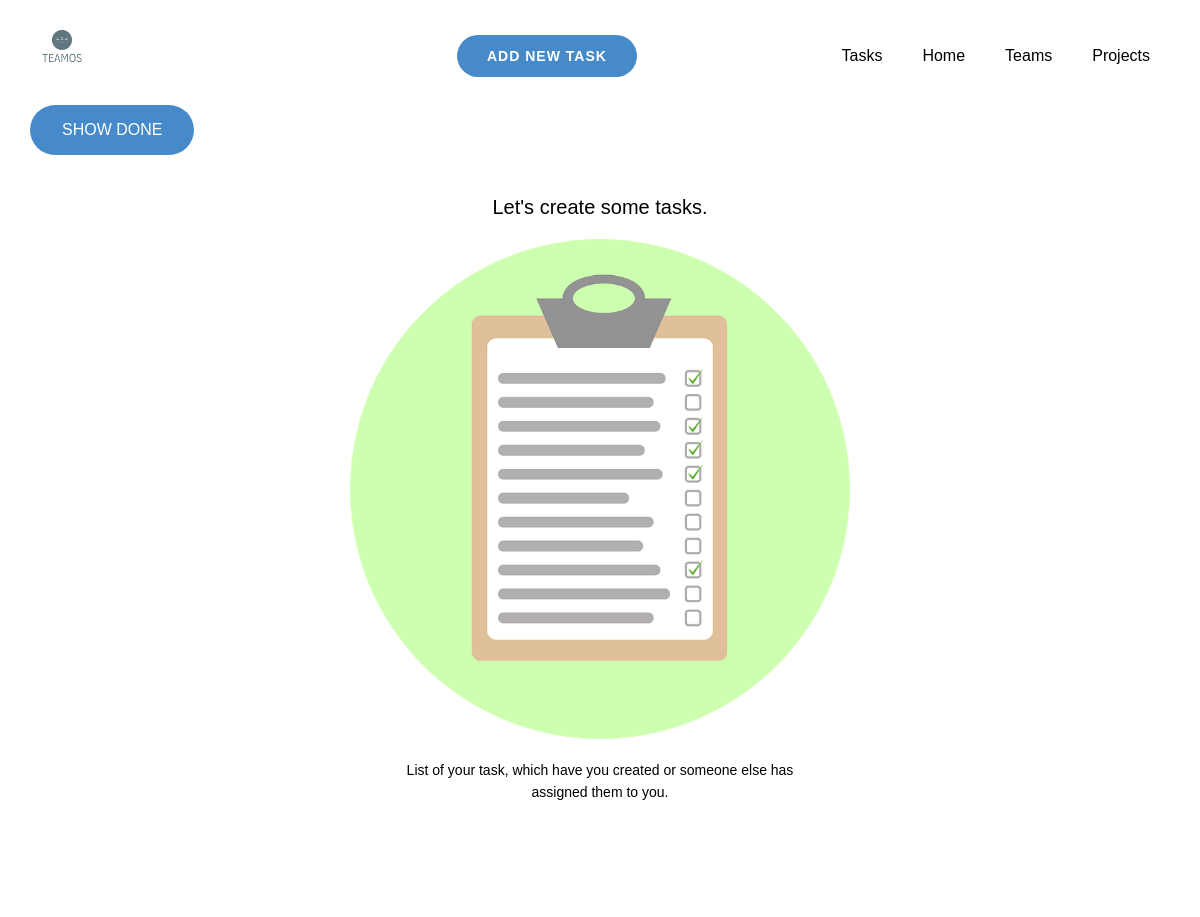
The page /to_do_list/ (signed in) on the database as committed earlier.
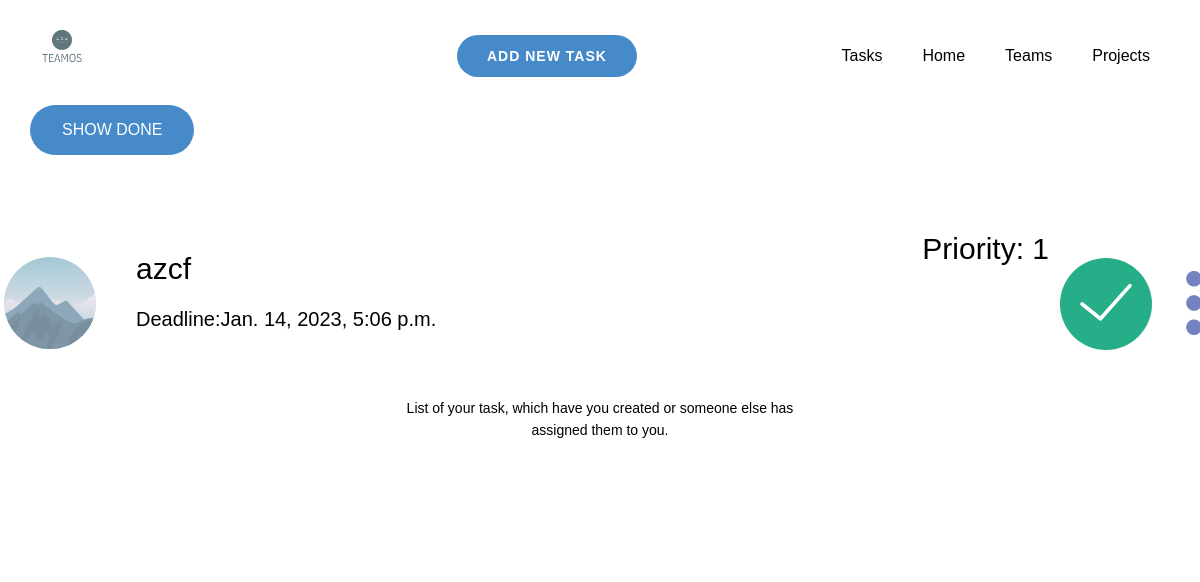
The same page on the database as committed later.
### to_do_list/models.py (models this page shows, shortened)
class Task(models.Model):
    project= models.CharField(max_length=200)
    name = models.CharField(max_length=200)
    description = models.TextField(null=True, blank=True)
    done = models.BooleanField(default=False)
    deadline = models.DateField(default=timezone.now, null=True)
    priority = models.IntegerField()
    class Meta:
         ordering = ['priority']

### to_do_list/views.py (the view)
# urls.py: path('', views.tasklist, name='tasklist'),
@login_required(login_url='login')
def tasklist(request):
    data = Task.objects.filter(done=False)
    print(data)
    return render(request, 'to_do_list/task_list.html', {'data': data})

### templates/to_do_list/task_list.html (shortened to what this page needs)
<!DOCTYPE html>
<html style="font-size: 16px;" lang="en"><head>
    {% load static %}
    <link rel="stylesheet"  href="{% static 'to_do_list/nicepage.css' %}" media="screen">
<link rel="stylesheet" href="{% static 'to_do_list/Page-1.css' %}" media="screen">
  </head>
  <body class="u-body u-xl-mode" data-lang="en"><header class="u-clearfix u-header u-header" id="sec-1255"><div class="u-clearfix u-sheet u-sheet-1">
        <a href="{% url 'home' %}"  class="u-image u-logo u-image-1">
          <img src="{% static 'to_do_list/images/teamos_logo.png'%}" class="u-logo-image u-logo-image-1">
        </a>
        <nav class="u-menu u-menu-dropdown u-offcanvas u-menu-1">
          <div class="u-nav-container">
             <ul class="u-nav u-unstyled u-nav-1"><li class="u-nav-item"><a class="u-button-style u-nav-link u-text-active-palette-1-base u-text-hover-palette-2-base" href="{% url 'to_do_list:tasklist' %}" style="padding: 10px 20px;">Tasks</a>
</li><li class="u-nav-item"><a class="u-button-style u-nav-link u-text-active-palette-1-base u-text-hover-palette-2-base" href="{% url 'to_do_list:home' %}" style="padding: 10px 20px;">Home</a>
</li><li class="u-nav-item"><a class="u-button-style u-nav-link u-text-active-palette-1-base u-text-hover-palette-2-base" href="{% url 'to_do_list:view_teams' %}" style="padding: 10px 20px;">Teams</a>
</li><li class="u-nav-item"><a class="u-button-style u-nav-link u-text-active-palette-1-base u-text-hover-palette-2-base" href="{% url 'to_do_list:view_projects' %}" style="padding: 10px 20px;">Projects</a>
</li></ul>
          </div>
        </nav>
      <a href="{% url 'to_do_list:addTask' %}" class="u-border-2 u-border-grey-75 u-btn u-btn-round u-button-style u-hover-palette-1-light-1 u-palette-1-base u-radius-50 u-btn-1">ADD NEW TASK</a>
         <a id="show_done" href="{% url 'to_do_list:show_done'%}" class="show-done u-border-2 u-border-grey-75 u-btn u-btn-round u-button-style u-hover-palette-1-light-1 u-palette-1-base u-radius-50 u-btn-2">SHOW DONE</a>
      </div></header>
     {% for Task in data %}
    <section class=" record u-align-left u-clearfix u-valign-top-sm u-valign-top-xs u-section-1" id="carousel_dfc2">
      <div class="u-clearfix u-sheet u-sheet-1">
        <div class="u-align-left u-container-style u-grey-10 u-group u-group-1">
          <div class="u-container-layout">
            <div class="u-container-style u-group u-palette-1-base u-radius-29 u-shape-round u-group-2">
              <div class="u-container-layout u-container-layout-2">
                <strong><h3 class="u-text " id="name_of_task">{{Task.name}}</h3></strong><h5>Deadline:{{ Task.deadline}}</h5>
              </div>
                <strong><h3 class="u-text" >Priority: {{Task.priority}}</h3></strong>
            </div>   <span class="u-icon u-icon-4"><svg class="u-svg-link" preserveAspectRatio="xMidYMin slice" viewBox="0 0 50 50" style=""><use xlink:href="#svg-312c"></use></svg></span>
                <img class="u-image u-image-circle u-image-1" alt="" data-image-width="400"  data-image-height="265">
                   <span class=" done-button u-file-icon u-icon u-icon-5">  <a class="delete-button" href="{% url 'to_do_list:task_delete' Task.name %}"><img src="{% static 'to_do_list/images/149023.png'%}"  alt=""></a></span>
          </div>
        </div>
      </div>
    </section>
     {% empty %}
          <center>
                  <h5>Let's create some tasks.</h5>
                    <img src="{% static 'to_do_list/images/task.png' %}" alt="Press Add task button and start using Teamos!" style="width:500px;height:500px;" >
          </center>
    {% endfor %}
    <footer class="u-align-center u-clearfix u-footer u-grey-80 u-footer" id="sec-98e9"><div class="u-clearfix u-sheet u-sheet-1">
        <p class="u-small-text u-text u-text-variant u-text-1">List of your task, which have you created or someone else has assigned them to you.</p>
      </div></footer>
</body></html>

### static/to_do_list/Page-1.css (style rules this page uses)
.u-section-1 .u-sheet-1 { min-height: 199px; }
.u-section-1 .u-group-1 { width: 1180px; min-height: 133px; height: auto; margin: 17px -40px 50px auto; }
.u-section-1 .u-group-2 { width: 943px; min-height: 95px; height: auto; margin: 19px auto 0 76px; }
.u-section-1 .u-container-layout-2 { padding: 0 30px; }
.u-section-1 .u-icon-4 { width: 92px; height: 92px; margin: -93px 58px 0 auto; padding: 0; }
.u-section-1 .u-image-1 { width: 92px; height: 92px; margin: -93px auto 0 -26px; }
.u-section-1 .u-icon-5 { width: 64px; height: 64px; margin: -78px -16px 0 auto; }

Rows that differ between the two databases and show on the page:
added Task: name "azcf", deadline "Jan. 14, 2023, 5:06 p.m.", priority "1"
Other text that changed with them:
text no longer shown: "Let's create some tasks."
